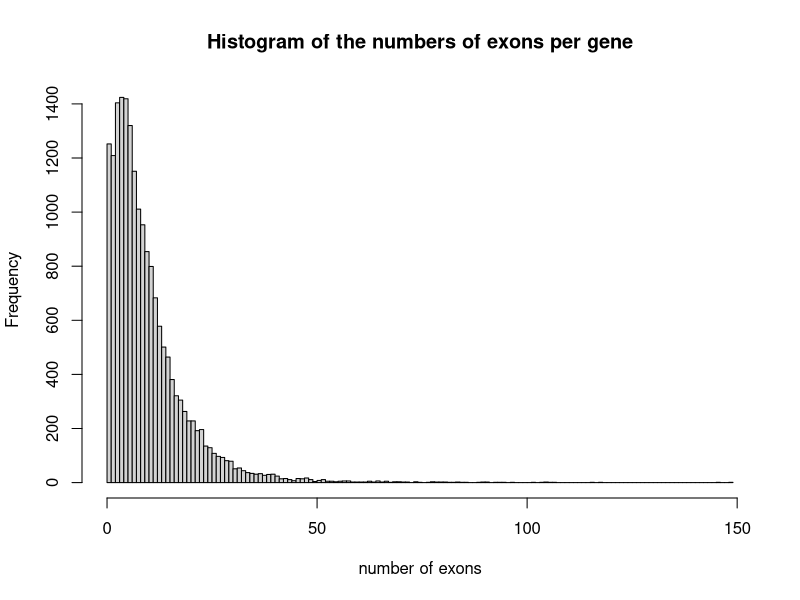
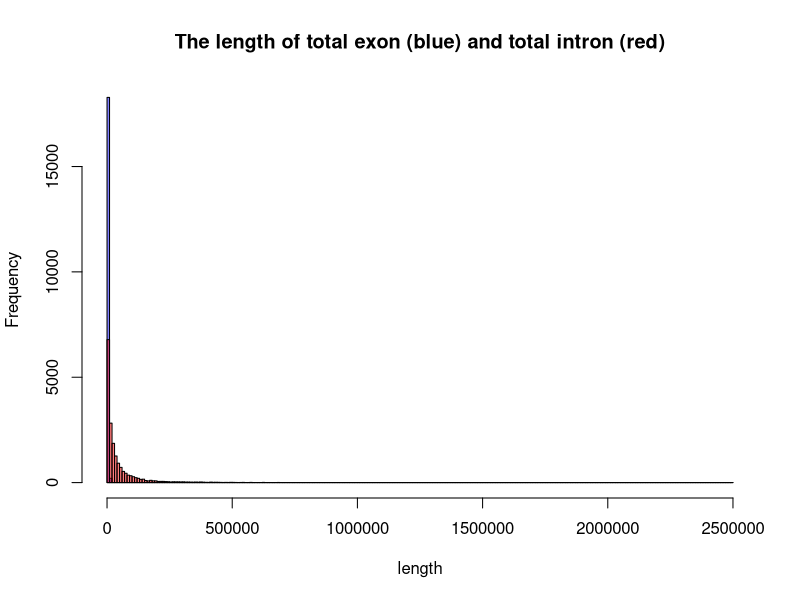
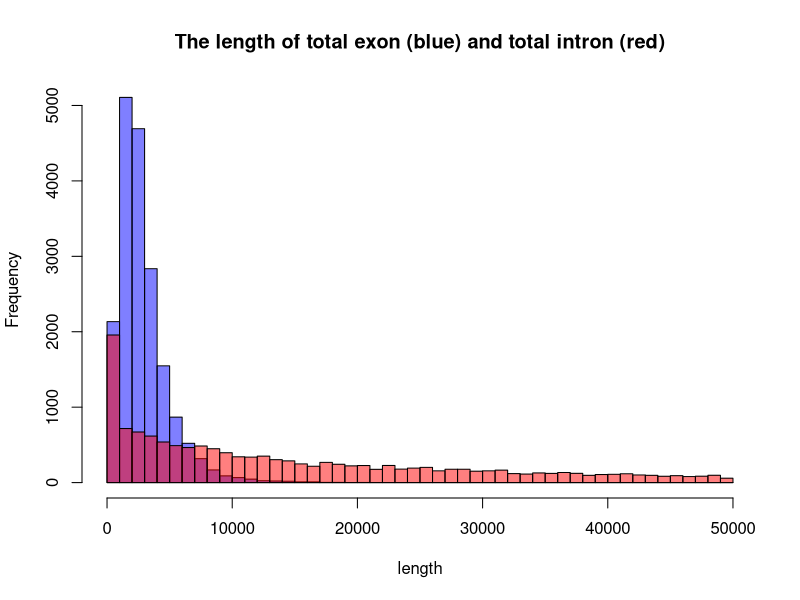
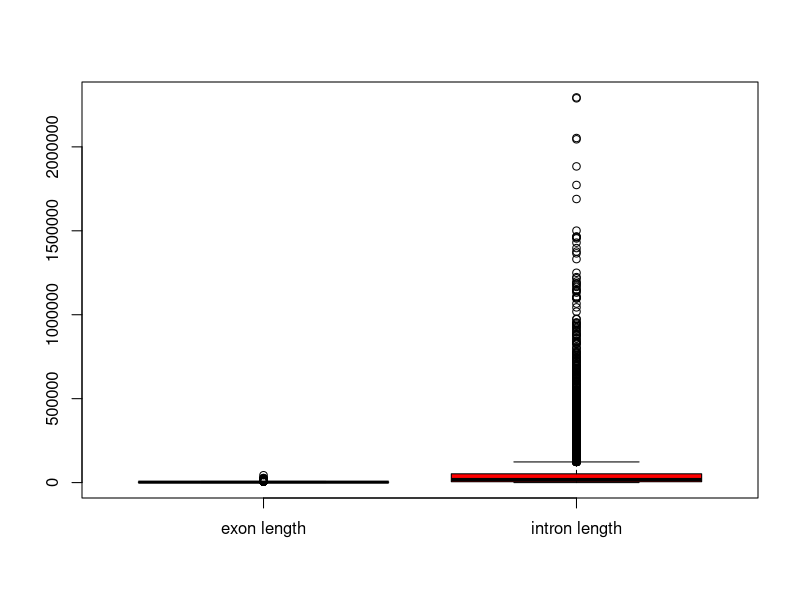
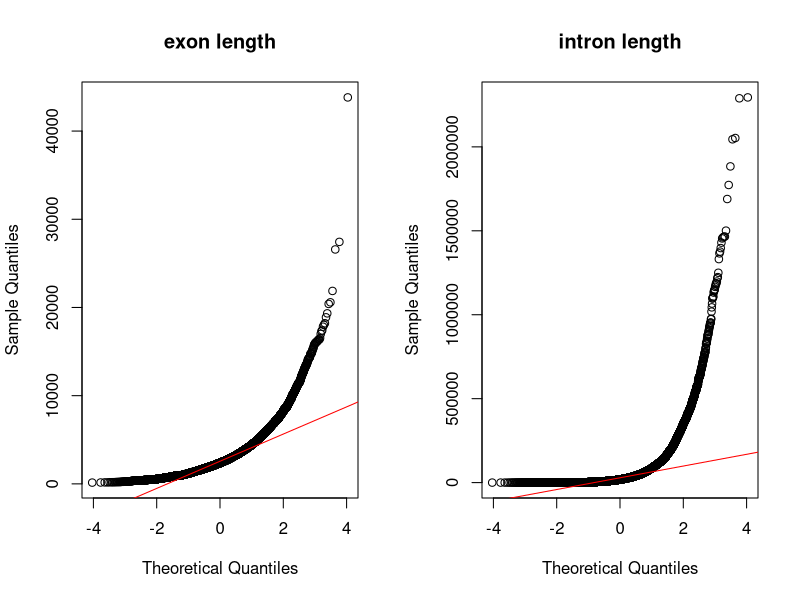
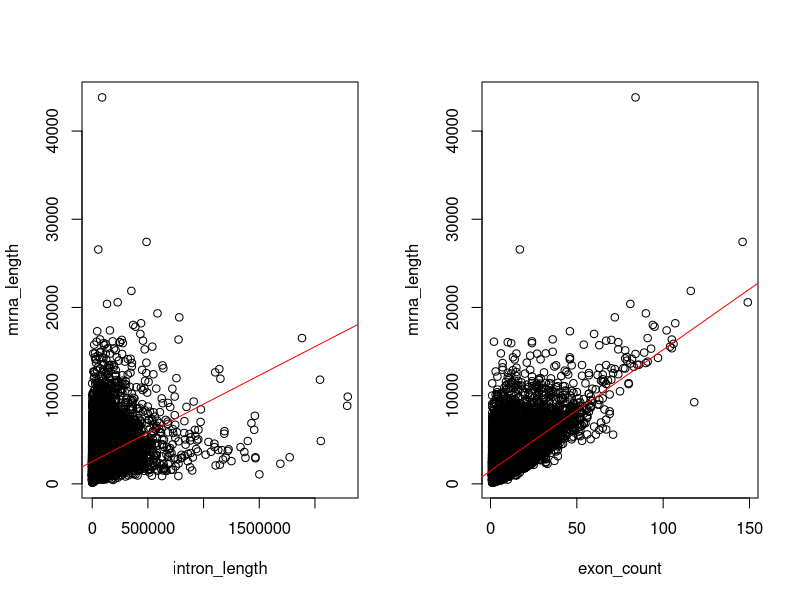
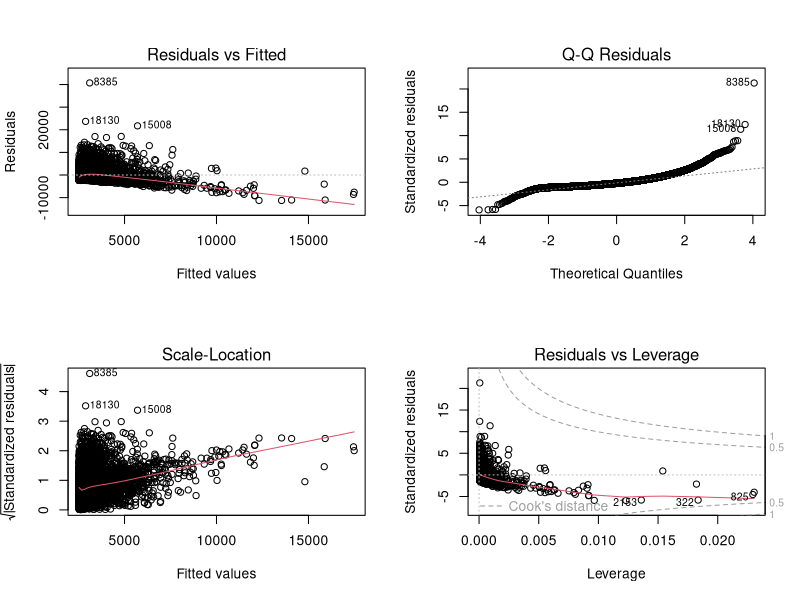
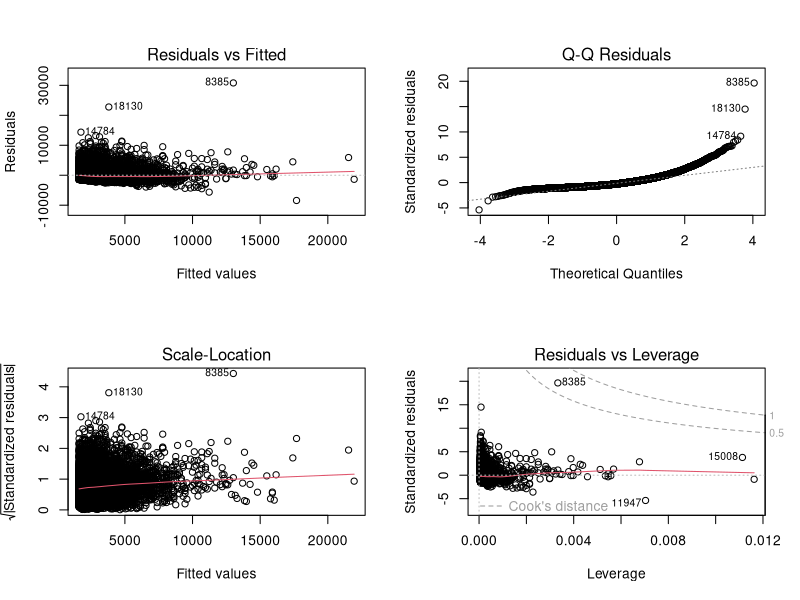

The R source for these figures, in order:
## ---- chunk 1
knitr::opts_chunk$set(echo = TRUE)
## ---- chunk 2
genes_df <- read.table("gene_lengths_v2.txt", header=TRUE)
summary(genes_df)
## ---- chunk 3
hist(genes_df$exon_count,
     breaks = c(0:max(genes_df$exon_count)), 
     xlim = c(0,max(genes_df$exon_count)),
     main = "Histogram of the numbers of exons per gene",
     xlab = "number of exons")

## ---- chunk 4
# from https://www.tutorialspoint.com/r/r_mean_median_mode.htm
getmode <- function(v) {
   uniqv <- unique(v)
   uniqv[which.max(tabulate(match(v, uniqv)))]
}

getmode(genes_df$exon_count)
## ---- chunk 5
genes_df$intron_length <- genes_df$genome_length - genes_df$mrna_length
summary(genes_df$intron_length)
## ---- chunk 6
hist(genes_df$mrna_length, 
     col=rgb(0,0,1,0.5), 
     breaks=seq(0,2500000,by=10000), 
     main="The length of total exon (blue) and total intron (red)", xlab="length"
     )
hist(genes_df$intron_length, 
     col=rgb(1,0,0,0.5), 
     breaks=seq(0,2500000,by=10000), 
     add=TRUE)

## ---- chunk 7
hist(genes_df$mrna_length[genes_df$mrna_length<50000], 
     col=rgb(0,0,1,0.5), 
     breaks=seq(0,50000,by=1000),
     main="The length of total exon (blue) and total intron (red)", xlab="length")
hist(genes_df$intron_length[genes_df$intron_length<50000], 
     col=rgb(1,0,0,0.5), 
     breaks=seq(0,50000,by=1000), 
     add=TRUE)


## ---- chunk 8
boxplot(genes_df$mrna_length, genes_df$intron_length, col=c('blue', 'red'),
        names=c("exon length", "intron length"))

## ---- chunk 9
par(mfrow = c(1,2))
qqnorm(genes_df$mrna_length, main="exon length")
qqline(genes_df$mrna_length, col="red")

qqnorm(genes_df$intron_length, main="intron length")
qqline(genes_df$intron_length, col="red")

## ---- chunk 10
wilcox.test(genes_df$mrna_length, genes_df$intron_length, alternative = "less")
## ---- chunk 11
exonL_intronL = lm(mrna_length ~ intron_length, data = genes_df)
exonL_exonN = lm(mrna_length ~ exon_count, data = genes_df)


plot(mrna_length ~ intron_length, data = genes_df)
abline(exonL_intronL, col="red")

plot(mrna_length ~ exon_count, data = genes_df)
abline(exonL_exonN, col="red")

summary(exonL_intronL)
par(mfrow=c(2,2))
plot(exonL_intronL)

summary(exonL_exonN)
plot(exonL_exonN)

## ---- chunk 12
cor(genes_df$mrna_length, genes_df$exon_count, method="spearman")
cor(genes_df$mrna_length, genes_df$exon_count, method="pearson")
## ---- chunk 13
genes_df[genes_df$mrna_length == max(genes_df$mrna_length), ]
## ---- chunk 14
longest_mrna <- max(genes_df$mrna_length)
count_genes <- function(mrna_length_vec, x1=0, x2=longest_mrna){
  # If both comparisons are true, it will return 1. Do this for all genes and get the sum. 
  count <- sum((x1 < mrna_length_vec) & (mrna_length_vec <= x2))
  fraction <- count/length(mrna_length_vec)
  return(fraction)
}
## ---- chunk 15
count_genes(genes_df$mrna_length)
count_genes(genes_df$mrna_length, x1=10000)
count_genes(genes_df$mrna_length, x1=1000, x2=10000)
count_genes(genes_df$mrna_length, x1=100, x2=1000)
count_genes(genes_df$mrna_length, x1=0, x2=100)
